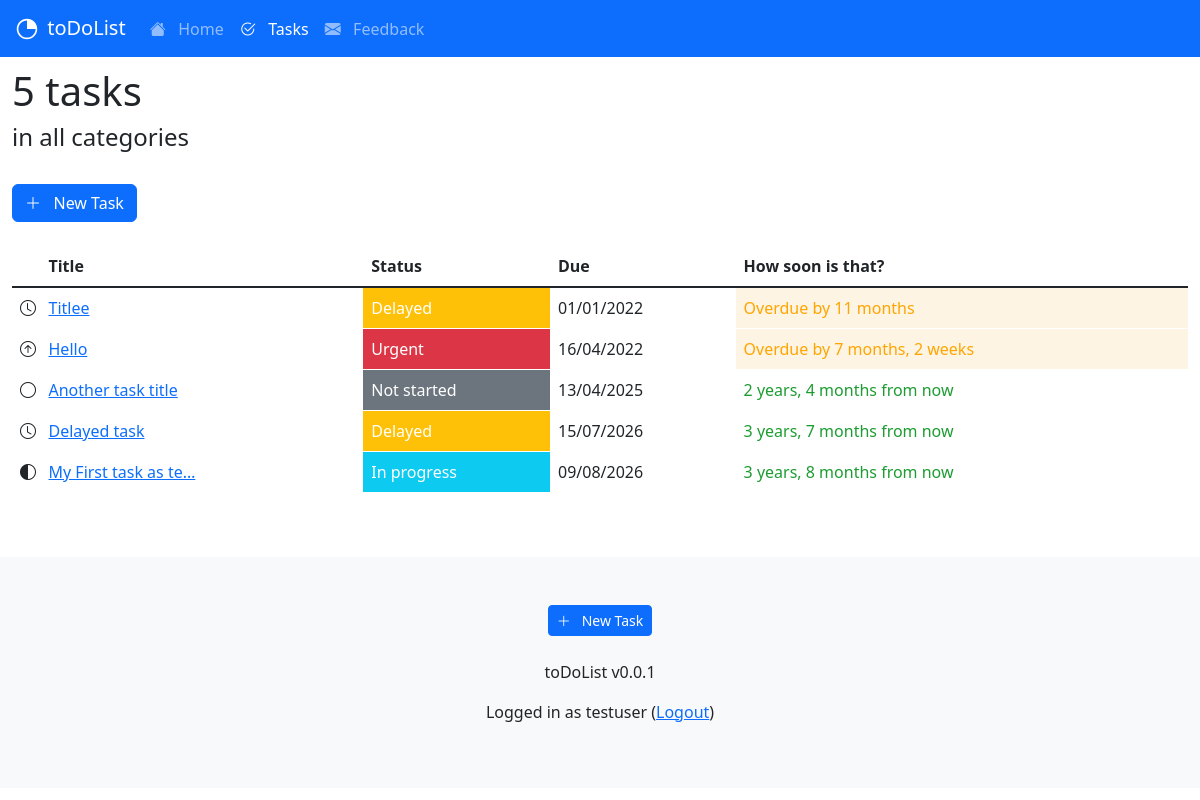
Page /tasks/ (signed in) on the earlier database version.
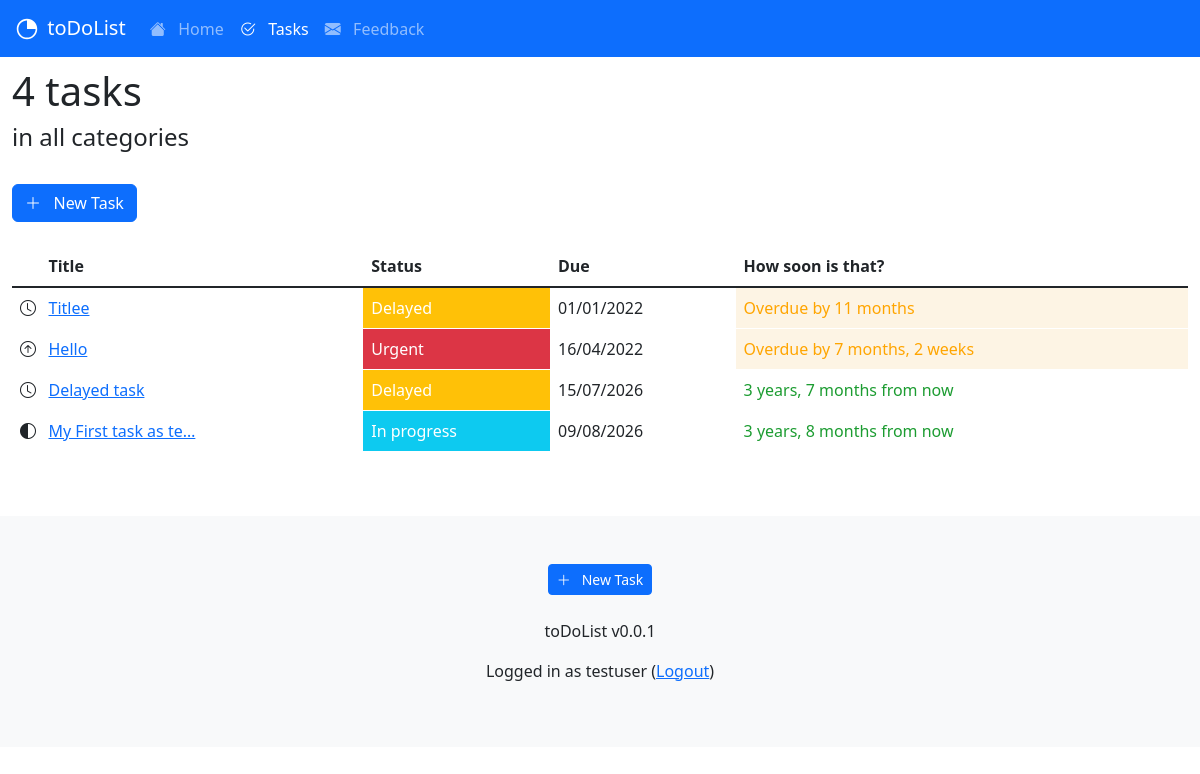
Same page on the later database version.
### taskapp/models.py (models this page shows, shortened)
class Task(models.Model):
    title = models.CharField(max_length = 128, unique=True)
    description = models.TextField()
    created_at = models.DateTimeField(auto_now_add=True)
    updated_at = models.DateTimeField(auto_now=True)
    category = models.CharField(max_length = 128)
    status = models.CharField(max_length = 128)
    due_at = models.DateField()
    author = models.ForeignKey(User, on_delete=models.SET_NULL, null=True, blank=True)
    class Meta:
        indexes = [models.Index(fields=['title']), ]

### taskapp/views.py (the view)
# urls.py: path('', views.index_view, name='tasks_index'),
@login_required
def index_view(request):
    context = {}
    context["today"] = datetime.date.today()
    if is_admin(request.user):
        context["task_list"] = Task.objects.all()
        context["task_count"] = Task.objects.all().count
    else:
        context["task_list"] = Task.objects.filter(author=request.user)
        context["task_count"] = Task.objects.filter(author=request.user).count()
    return render(request, "taskapp/index.html", context)

### taskapp/views.py (called while the page is built)
def is_admin(user):
    return user.groups.filter(name='TasksAdminUsers').exists() or user.is_superuser

### taskapp/templates/taskapp/index.html (shortened to what this page needs)
{% extends 'base.html' %}
{% block content %}
<h1>{{task_count}} tasks</h1>
<h4>in all categories</h4>
<br>
<div class="d-grid gap-2 d-md-block">
    <a class="btn btn-primary" href="{% url 'tasks_new' %}" role="button"><i class="bi bi-plus-lg"></i>&nbsp;&nbsp;&nbsp;New Task</a>
</div>
<br>
<div class="d-none d-md-block">
<div class="table-responsive">
<table class="table table-hover" style="border-color: white;">
    <thead>
    <tr>
        <th><i class="bi bi-square-fill text-white"></i>&nbsp;&nbsp;&nbsp;Title</th>
        <th>Status</th>
        <th>Due</th>
        <th>How soon is that?</th>
    </tr>
    </thead>
    <tbody class="table-group-divider">
    {% for task in task_list|dictsort:"due_at" %}
    <tr>
        <td>
            {% if task.status == 'In progress' %}
            <i class="bi bi-circle-half"></i>
            {% elif task.status == 'Urgent' %}
            <i class="bi bi-arrow-up-circle"></i>
            {% elif task.status == 'Complete' %}
            <i class="bi bi-check-circle-fill"></i>
            {% elif task.status == 'Delayed' %}
            <i class="bi bi-clock"></i>
            {% else %}
            <i class="bi bi-circle"></i>
            {% endif %}
            <a href="{% url 'tasks_detail' task.id %}">
                {{ task.title | truncatechars:20}}</a>
        </td>
        <td class="text-white
            {% if task.status == 'In progress' %}
            bg-info
            {% elif task.status == 'Urgent' %}
            bg-danger
            {% elif task.status == 'Complete' %}
            bg-success
            {% elif task.status == 'Delayed' %}
            bg-warning
            {% else %}
            bg-secondary
            {% endif %}
            ">{{task.status}}
        </td>
       <td>
            {{task.due_at|date:"SHORT_DATE_FORMAT"}}
       </td>
            {% if task.due_at < today %}
            <td style="background-color: rgb(253, 244, 228); color: orange;">
            Overdue by {{task.due_at|timesince:today}}
            {% elif task.due_at == today %}
            <td>
            Today!
            {% else %}
            <td style="color: rgb(28, 156, 49);">
            {{task.due_at|timeuntil:today}} from now
            {% endif %}
        </td>
    </tr>
    {% endfor %}
    </tbody>
</table>
</div>
</div>
{% endblock content %}

Differences in the rows shown:
removed Task: title "Another task title", status "Not started", due_at "13/04/2025", due_at "2 years, 4 months"
Other differences:
{{ task_count }}: "5" → "4"
